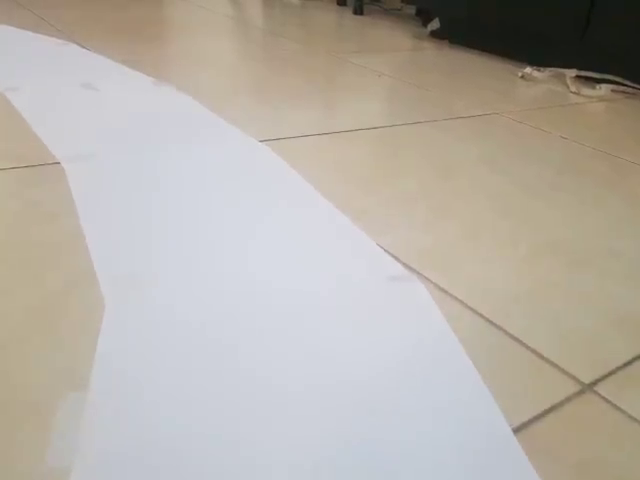
#> input picture frame 73 of video.mp4, 640 x 480 px
$ python lane.py
#> lines starting #> are read from the running program, lines starting #| are printed output that depends on the picture; after the words box and inside, x2 and y2 are one past the last pixel; in counts of white or black regions, pixels touching at a corner belong together
import cv2
import numpy as np

# Function for warping perspective
def warp_perspective(frame):
    height, width = frame.shape[:2]

    # Define source points for the region of interest
    src = np.float32([
        [width * 0.45, height * 0.6],  # Top-left
        [width * 0.55, height * 0.6],  # Top-right
        [width * 0.9, height],        # Bottom-right
        [width * 0.1, height]         # Bottom-left
    ])

    # Define destination points for the warped frame
    dst = np.float32([
        [0, 0],                    # Top-left
        [width, 0],                # Top-right
        [width, height],           # Bottom-right
        [0, height]                # Bottom-left
    ])

    # Compute the perspective transform matrix
    matrix = cv2.getPerspectiveTransform(src, dst)

    # Perform the perspective warp
    warped = cv2.warpPerspective(frame, matrix, (width, height))
    return warped

# Function for filtering white color using fixed HSV values
def filter_colors_fixed(frame):
    hsv = cv2.cvtColor(frame, cv2.COLOR_BGR2HSV)

    # Fixed HSV values for white detection
    white_lower = np.array([0, 0, 200], np.uint8)  # Adjust here if needed
    white_upper = np.array([180, 50, 255], np.uint8)  # Adjust here if needed

    # Create the mask and filter the frame
    white_mask = cv2.inRange(hsv, white_lower, white_upper)
    filtered = cv2.bitwise_and(frame, frame, mask=white_mask)
    return filtered

# Main function
def main():
    video_path = "video.mp4"  # Path to your video
    cap = cv2.VideoCapture(video_path)

    if not cap.isOpened():
        print("Error: Unable to open video")
        return

    while True:
        ret, frame = cap.read()
#> frame is the input picture: shape (480, 640, 3); mean B, G, R 167.4, 175.7, 181.8

        # Loop video when it ends
        if not ret:
            cap.set(cv2.CAP_PROP_POS_FRAMES, 0)
            continue

        # Resize frame for better performance
        frame = cv2.resize(frame, (640, 360))
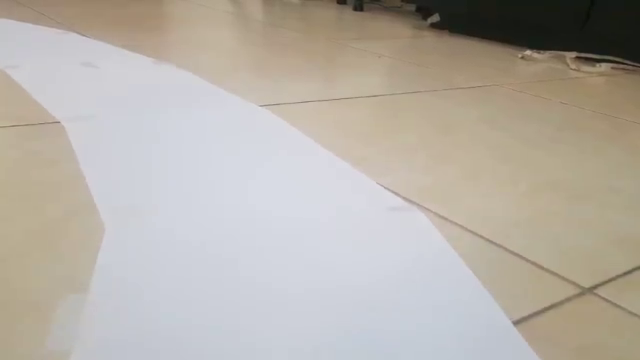
#> frame: shape (360, 640, 3); mean B, G, R 167.4, 175.7, 181.9

        # Step 1: Apply the fixed HSV filter to isolate the white track
        filtered_frame = filter_colors_fixed(frame)
#> in filter_colors_fixed, `hsv = cv2.cvtColor(frame, cv2.COLOR_BGR2HSV)`: hsv: shape (360, 640, 3); mean H, S, V 60.3, 35.7, 186.3
#> in filter_colors_fixed, `white_mask = cv2.inRange(hsv, white_lower, white_upper)`:
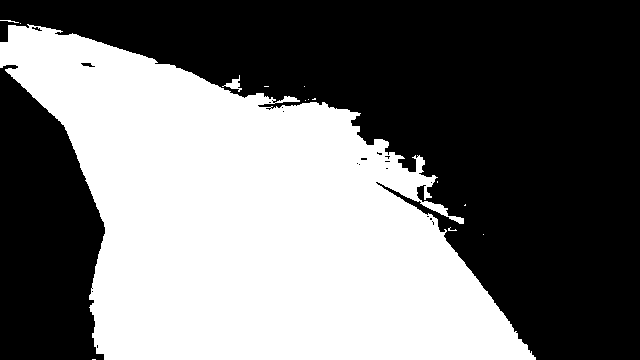
#> white_mask: shape (360, 640); 44.9% white; 14 white regions (11 under 20 px), largest, box (x1, y1, x2, y2) and area: (0, 24, 536, 360) 103282, (222, 75, 242, 92) 118, (0, 20, 19, 23) 23
#> in filter_colors_fixed, `filtered = cv2.bitwise_and(frame, frame, mask=white_mask)`:
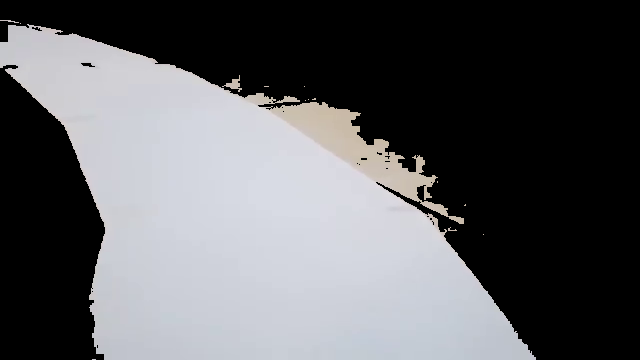
#> filtered: shape (360, 640, 3); mean B, G, R 96.1, 93.2, 92.5

        # Step 2: Apply perspective warp to the filtered frame
        warped_frame = warp_perspective(filtered_frame)
#> in warp_perspective, `warped = cv2.warpPerspective(frame, matrix, (width, height))`:
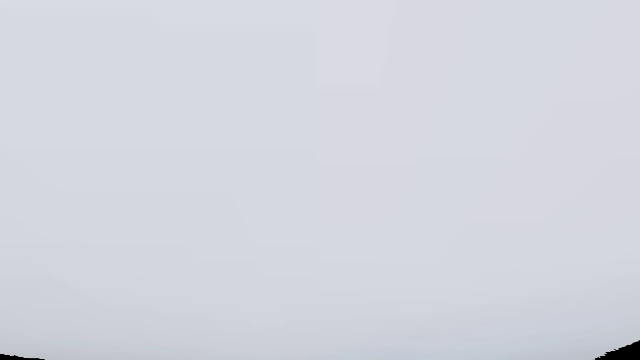
#> warped: shape (360, 640, 3); mean B, G, R 222.5, 213.8, 211.3

        # Display the results
        cv2.imshow("Warped Frame (Bird's Eye View)", warped_frame)
        cv2.imshow("Filtered Frame", filtered_frame)
        cv2.imshow("Original Frame", frame)

        # Exit loop with 'q' key
        if cv2.waitKey(1) & 0xFF == ord('q'):
#> (key q is pressed here)
            break

    cap.release()
    cv2.destroyAllWindows()

# Run the program
if __name__ == "__main__":
    main()

$ run again, starting later in the video
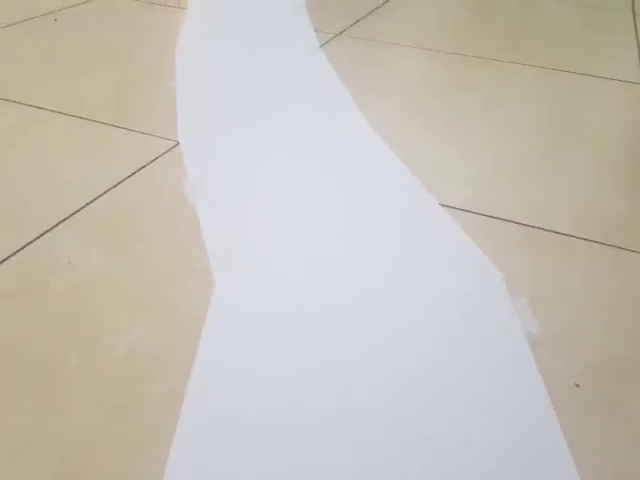
#> input picture frame 329 of video.mp4, 640 x 480 px
#> in main, frame is the input picture: shape (480, 640, 3); mean B, G, R 184.2, 192.9, 198.1
#> frame: shape (360, 640, 3)
#> hsv: shape (360, 640, 3); mean H, S, V 59.1, 30.5, 202.7
#> in filter_colors_fixed, `white_mask = cv2.inRange(hsv, white_lower, white_upper)`:
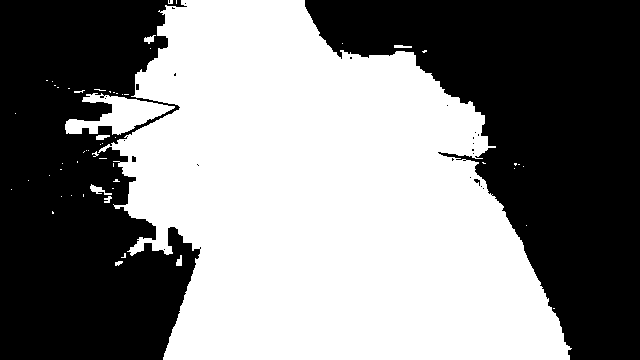
#> white_mask: shape (360, 640); 51.1% white; 26 black regions (22 under 20 px), largest, box (x1, y1, x2, y2) and area: (305, 0, 640, 360) 59117, (0, 0, 201, 360) 53527, (132, 156, 136, 162) 22, (474, 179, 480, 186) 21
#> in warp_perspective, `warped = cv2.warpPerspective(frame, matrix, (width, height))`:
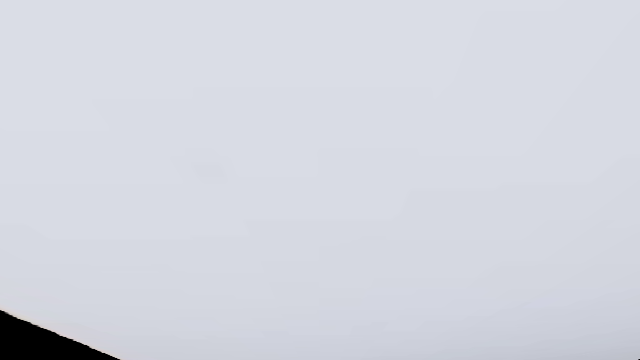
#> warped: shape (360, 640, 3); mean B, G, R 223.6, 214.5, 211.6

$ run again, starting later in the video
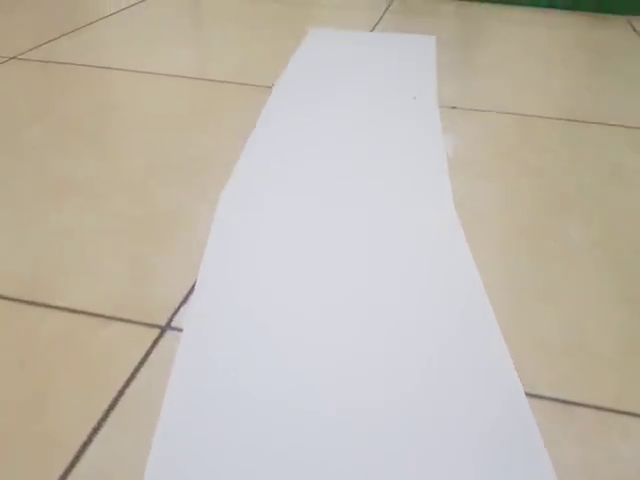
#> input picture frame 586 of video.mp4, 640 x 480 px
#> in main, frame is the input picture: shape (480, 640, 3); mean B, G, R 174.5, 185.8, 192.9
#> frame: shape (360, 640, 3)
#> hsv: shape (360, 640, 3); mean H, S, V 58.2, 34.5, 196.3
#> in filter_colors_fixed, `white_mask = cv2.inRange(hsv, white_lower, white_upper)`:
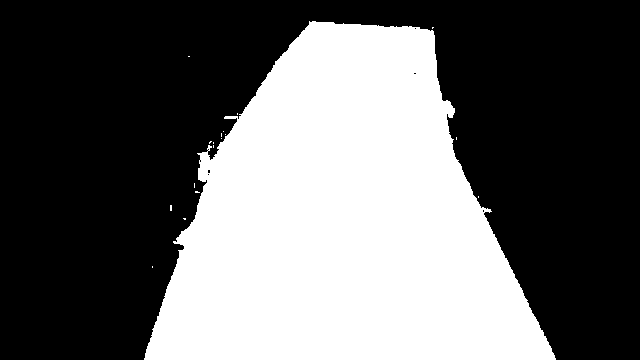
#> white_mask: shape (360, 640); 39.8% white; 18 white regions (17 under 20 px), largest, box (x1, y1, x2, y2) and area: (144, 21, 556, 360) 91541
#> in warp_perspective, `warped = cv2.warpPerspective(frame, matrix, (width, height))`:
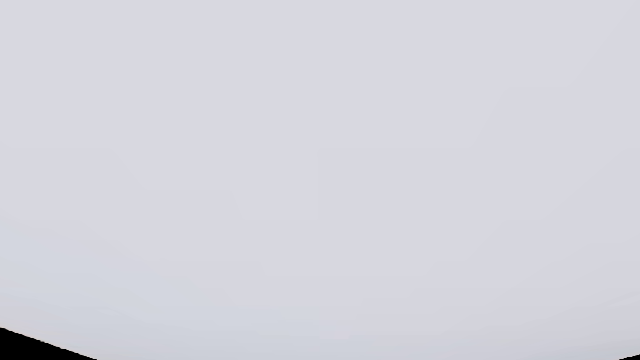
#> warped: shape (360, 640, 3); mean B, G, R 220.7, 212.7, 212.4
